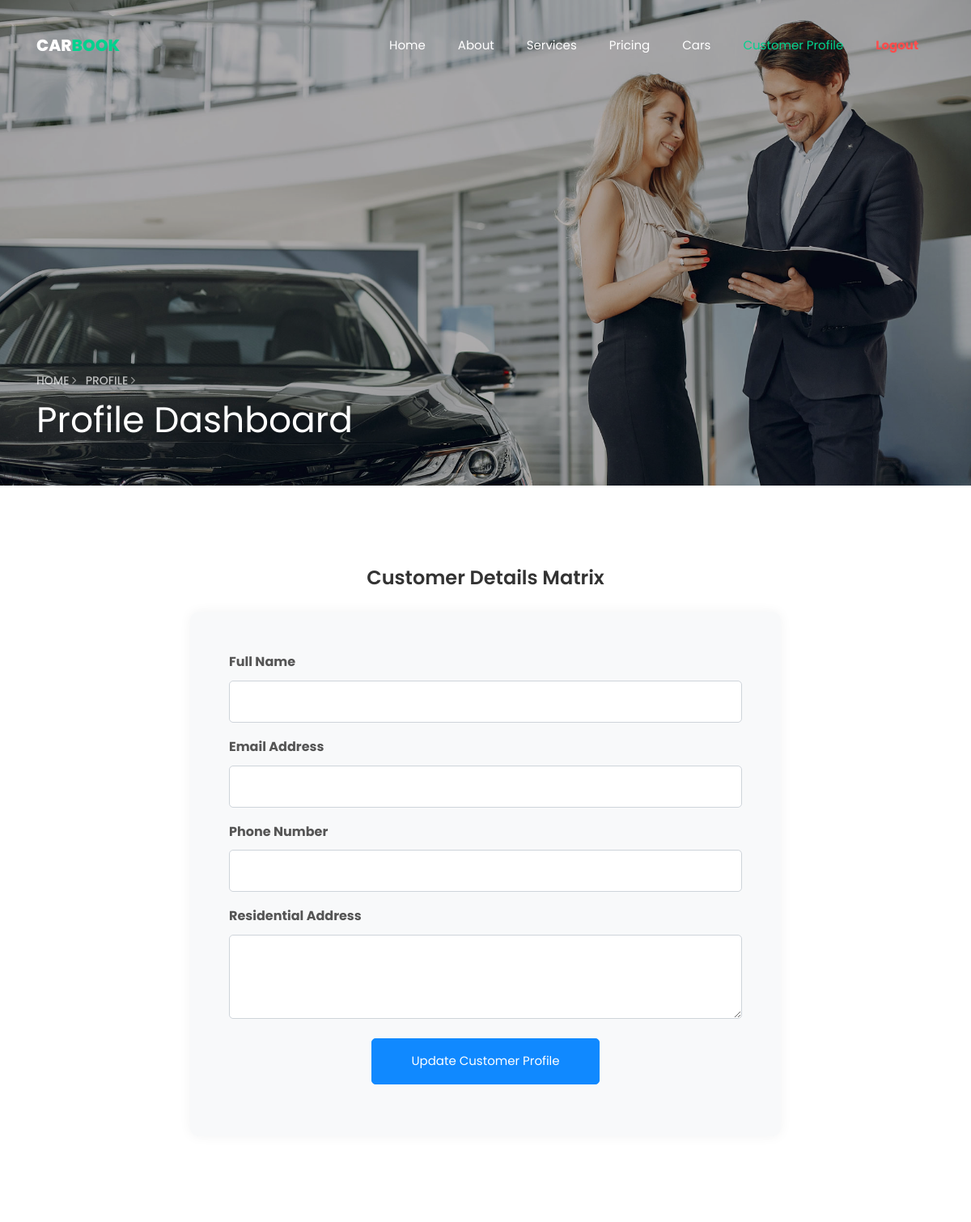
The app's page /CUSTOMER/profile.php (upper part), older data.
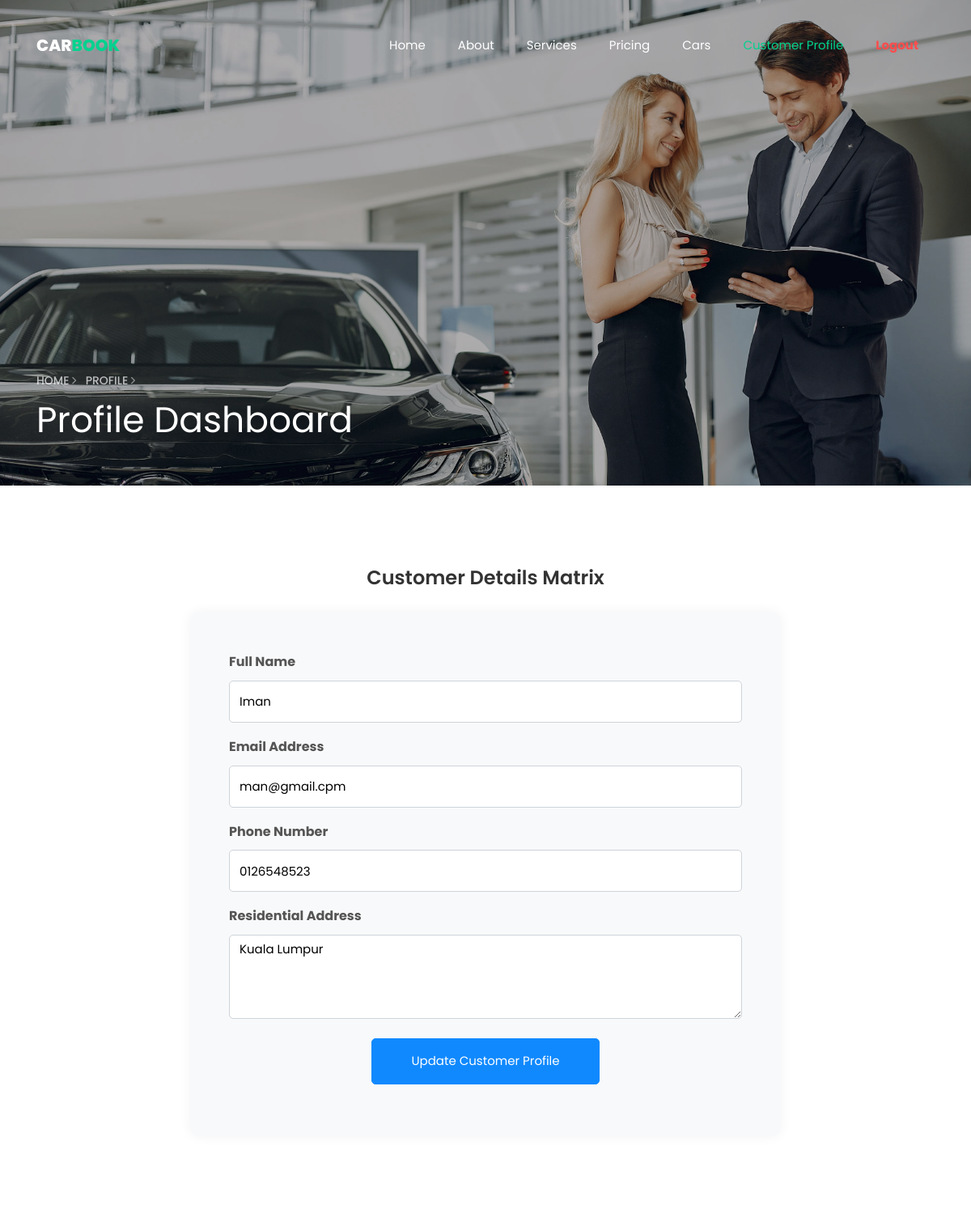
The same page, newer data.
### tables this page shows
CREATE TABLE `customer` (
  `CustomerID` int(11) NOT NULL,
  `FullName` varchar(100) NOT NULL,
  `Email` varchar(100) NOT NULL,
  `PhoneNumber` varchar(20) DEFAULT NULL,
  `Address` varchar(255) DEFAULT NULL,
  `Username` varchar(50) DEFAULT NULL,
  `Password` varchar(255) DEFAULT NULL
);

### CUSTOMER/profile.php (the view, shortened to what this page needs)
<?php
require_once '../config/db.php';
$customerID = 1;
$query = "SELECT * FROM customer WHERE CustomerID = '$customerID'";
$result = mysqli_query($conn, $query);
$row = mysqli_fetch_assoc($result);
?>
<!DOCTYPE html>
<html lang="en">
  <head>
    <link rel="stylesheet" href="css/open-iconic-bootstrap.min.css">
    <link rel="stylesheet" href="css/animate.css">
    <link rel="stylesheet" href="css/owl.carousel.min.css">
    <link rel="stylesheet" href="css/owl.theme.default.min.css">
    <link rel="stylesheet" href="css/magnific-popup.css">
    <link rel="stylesheet" href="css/aos.css">
    <link rel="stylesheet" href="css/ionicons.min.css">
    <link rel="stylesheet" href="css/bootstrap-datepicker.css">
    <link rel="stylesheet" href="css/jquery.timepicker.css">
    <link rel="stylesheet" href="css/flaticon.css">
    <link rel="stylesheet" href="css/icomoon.css">
    <link rel="stylesheet" href="css/style.css">
  </head>
  <body>
	  <nav class="navbar navbar-expand-lg navbar-dark ftco_navbar bg-dark ftco-navbar-light" id="ftco-navbar">
	    <div class="container">
	      <a class="navbar-brand" href="index.php">Car<span>Book</span></a>
	      <div class="collapse navbar-collapse" id="ftco-nav">
	        <ul class="navbar-nav ml-auto">
	          <li class="nav-item"><a href="index.php" class="nav-link">Home</a></li>
	          <li class="nav-item"><a href="about.php" class="nav-link">About</a></li>
	          <li class="nav-item"><a href="services.php" class="nav-link">Services</a></li>
	          <li class="nav-item"><a href="pricing.php" class="nav-link">Pricing</a></li>
	          <li class="nav-item"><a href="car.php" class="nav-link">Cars</a></li>
	          <li class="nav-item active"><a href="contact.php" class="nav-link">Customer Profile</a></li>
			              <li class="nav-item"><a href="logout.php" class="nav-link" onclick="return confirm('Are you sure you want to log out?');" style="color: #ff4d4d; font-weight: bold;">Logout</a></li>
	        </ul>
	      </div>
	    </div>
	  </nav>
    <section class="hero-wrap hero-wrap-2 js-fullheight" style="background-image: url('images/bg_3.jpg');" data-stellar-background-ratio="0.5">
      <div class="overlay"></div>
      <div class="container">
        <div class="row no-gutters slider-text js-fullheight align-items-end justify-content-start">
          <div class="col-md-9 ftco-animate pb-5">
          	<p class="breadcrumbs"><span class="mr-2"><a href="index.php">Home <i class="ion-ios-arrow-forward"></i></a></span> <span>Profile <i class="ion-ios-arrow-forward"></i></span></p>
            <h1 class="mb-3 bread">Profile Dashboard</h1>
          </div>
        </div>
      </div>
    </section>
    <section class="ftco-section contact-section">
      <div class="container">
        <div class="row d-flex mb-5 justify-content-center">
          <div class="col-md-8 block-9 mb-md-5">
            <h2 class="mb-4 text-center" style="font-weight: 600;">Customer Details Matrix</h2>
            <form method="POST" action="contact.php" class="bg-light p-5 contact-form" style="border-radius: 10px; box-shadow: 0px 0px 15px rgba(0,0,0,0.05);">
              <div class="form-group">
                <label style="font-weight: bold; color: #555;">Full Name</label>
                <input type="text" name="FullName" class="form-control" value="<?php echo htmlspecialchars($row['FullName'] ?? ''); ?>" required>
              </div>
              <div class="form-group">
                <label style="font-weight: bold; color: #555;">Email Address</label>
                <input type="email" name="Email" class="form-control" value="<?php echo htmlspecialchars($row['Email'] ?? ''); ?>" required>
              </div>
              <div class="form-group">
                <label style="font-weight: bold; color: #555;">Phone Number</label>
                <input type="text" name="PhoneNumber" class="form-control" value="<?php echo htmlspecialchars($row['PhoneNumber'] ?? ''); ?>" required>
              </div>
              <div class="form-group">
                <label style="font-weight: bold; color: #555;">Residential Address</label>
                <textarea name="Address" cols="30" rows="4" class="form-control" required><?php echo htmlspecialchars($row['Address'] ?? ''); ?></textarea>
              </div>
              <div class="form-group text-center mt-4">
                <input type="submit" name="update_profile" value="Update Customer Profile" class="btn btn-primary py-3 px-5" style="border-radius: 5px;">
              </div>
            </form>
          </div>
        </div>
      </div>
    </section>
  </body>
</html>

Row changes from the older to the newer data that the page shows:
added customer: FullName "Iman", Email "man@gmail.cpm", PhoneNumber "0126548523", Address "Kuala Lumpur"
